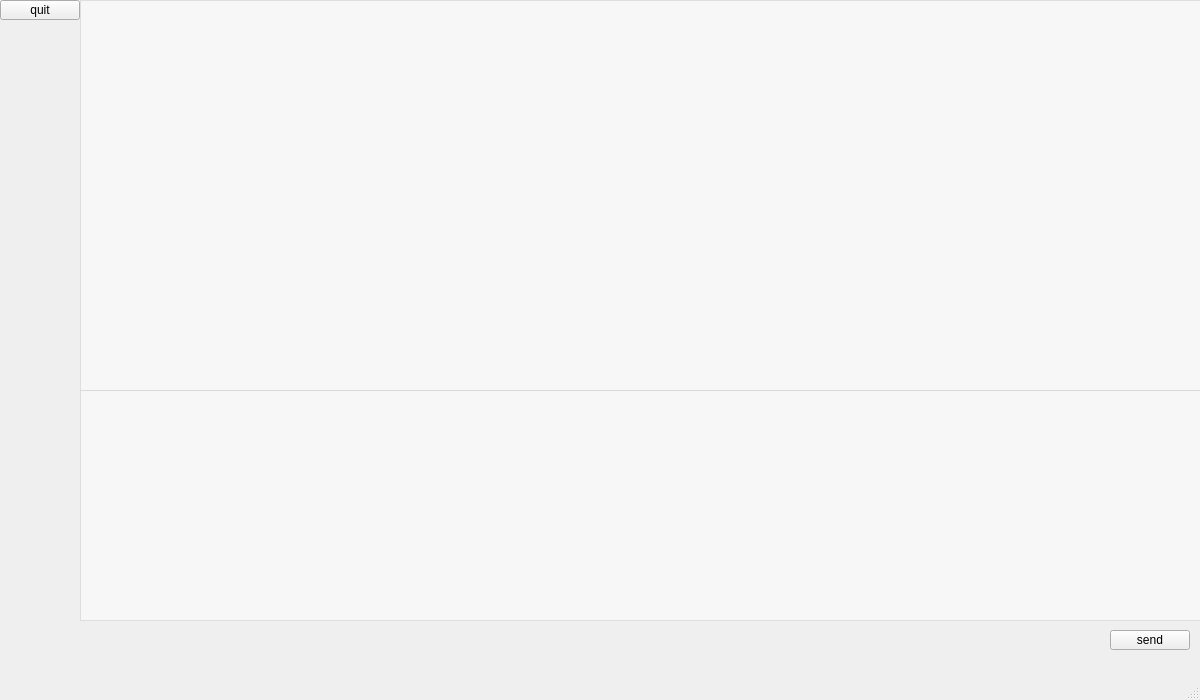
<?xml version="1.0" encoding="UTF-8"?>
<ui version="4.0">
 <class>chat</class>
 <widget class="QMainWindow" name="chat">
  <property name="geometry">
   <rect>
    <x>0</x>
    <y>0</y>
    <width>1200</width>
    <height>700</height>
   </rect>
  </property>
  <property name="windowTitle">
   <string>MainWindow</string>
  </property>
  <widget class="QWidget" name="centralwidget">
   <widget class="QPushButton" name="pushButton_quit">
    <property name="geometry">
     <rect>
      <x>0</x>
      <y>0</y>
      <width>80</width>
      <height>20</height>
     </rect>
    </property>
    <property name="text">
     <string>quit</string>
    </property>
   </widget>
   <widget class="QTextBrowser" name="textBrowser">
    <property name="geometry">
     <rect>
      <x>80</x>
      <y>0</y>
      <width>1121</width>
      <height>391</height>
     </rect>
    </property>
    <property name="styleSheet">
     <string notr="true">background-color:rgba(255,255,255,0.5)</string>
    </property>
   </widget>
   <widget class="QTextEdit" name="textEdit">
    <property name="geometry">
     <rect>
      <x>80</x>
      <y>390</y>
      <width>1121</width>
      <height>231</height>
     </rect>
    </property>
    <property name="styleSheet">
     <string notr="true">background-color:rgba(255,255,255,0.5)</string>
    </property>
   </widget>
   <widget class="QPushButton" name="pushButton_send">
    <property name="geometry">
     <rect>
      <x>1110</x>
      <y>630</y>
      <width>80</width>
      <height>20</height>
     </rect>
    </property>
    <property name="text">
     <string>send</string>
    </property>
   </widget>
  </widget>
  <widget class="QMenuBar" name="menubar">
   <property name="geometry">
    <rect>
     <x>0</x>
     <y>0</y>
     <width>1200</width>
     <height>22</height>
    </rect>
   </property>
  </widget>
  <widget class="QStatusBar" name="statusbar">
   <property name="styleSheet">
    <string notr="true">background-image: url(:/img/img/w.png);</string>
   </property>
  </widget>
 </widget>
 <resources/>
 <connections/>
</ui>
